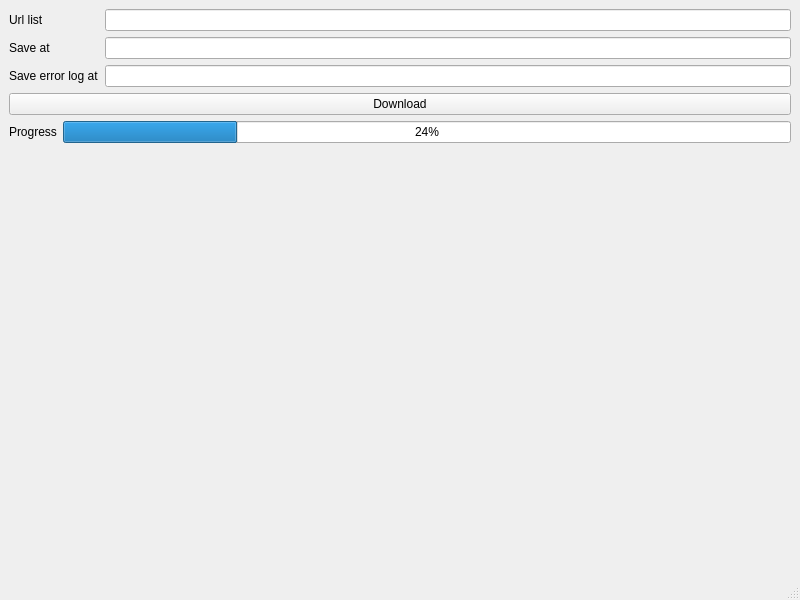
<?xml version="1.0" encoding="UTF-8"?>
<ui version="4.0">
 <class>MainWindow</class>
 <widget class="QMainWindow" name="MainWindow">
  <property name="geometry">
   <rect>
    <x>0</x>
    <y>0</y>
    <width>800</width>
    <height>600</height>
   </rect>
  </property>
  <property name="windowTitle">
   <string>MainWindow</string>
  </property>
  <widget class="QWidget" name="centralwidget">
   <layout class="QGridLayout" name="gridLayout">
    <item row="0" column="0">
     <widget class="QLabel" name="label">
      <property name="text">
       <string>Url list</string>
      </property>
     </widget>
    </item>
    <item row="0" column="2">
     <widget class="QLineEdit" name="lineEditUrlList">
      <property name="text">
       <string/>
      </property>
     </widget>
    </item>
    <item row="1" column="0">
     <widget class="QLabel" name="label_2">
      <property name="text">
       <string>Save at</string>
      </property>
     </widget>
    </item>
    <item row="1" column="2">
     <widget class="QLineEdit" name="lineEditSaveAt">
      <property name="text">
       <string/>
      </property>
     </widget>
    </item>
    <item row="2" column="0" colspan="2">
     <widget class="QLabel" name="label_3">
      <property name="text">
       <string>Save error log at</string>
      </property>
     </widget>
    </item>
    <item row="2" column="2">
     <widget class="QLineEdit" name="lineEditSaveErroLogAt">
      <property name="text">
       <string/>
      </property>
     </widget>
    </item>
    <item row="3" column="0" colspan="3">
     <widget class="QPushButton" name="pushButtonDownload">
      <property name="text">
       <string>Download</string>
      </property>
     </widget>
    </item>
    <item row="4" column="0">
     <widget class="QLabel" name="label_4">
      <property name="text">
       <string>Progress</string>
      </property>
     </widget>
    </item>
    <item row="4" column="1" colspan="2">
     <widget class="QProgressBar" name="progressBar">
      <property name="value">
       <number>24</number>
      </property>
     </widget>
    </item>
    <item row="5" column="2">
     <spacer name="verticalSpacer">
      <property name="orientation">
       <enum>Qt::Vertical</enum>
      </property>
      <property name="sizeHint" stdset="0">
       <size>
        <width>20</width>
        <height>392</height>
       </size>
      </property>
     </spacer>
    </item>
   </layout>
  </widget>
  <widget class="QMenuBar" name="menubar">
   <property name="geometry">
    <rect>
     <x>0</x>
     <y>0</y>
     <width>800</width>
     <height>22</height>
    </rect>
   </property>
  </widget>
  <widget class="QStatusBar" name="statusbar"/>
 </widget>
 <resources/>
 <connections/>
</ui>
